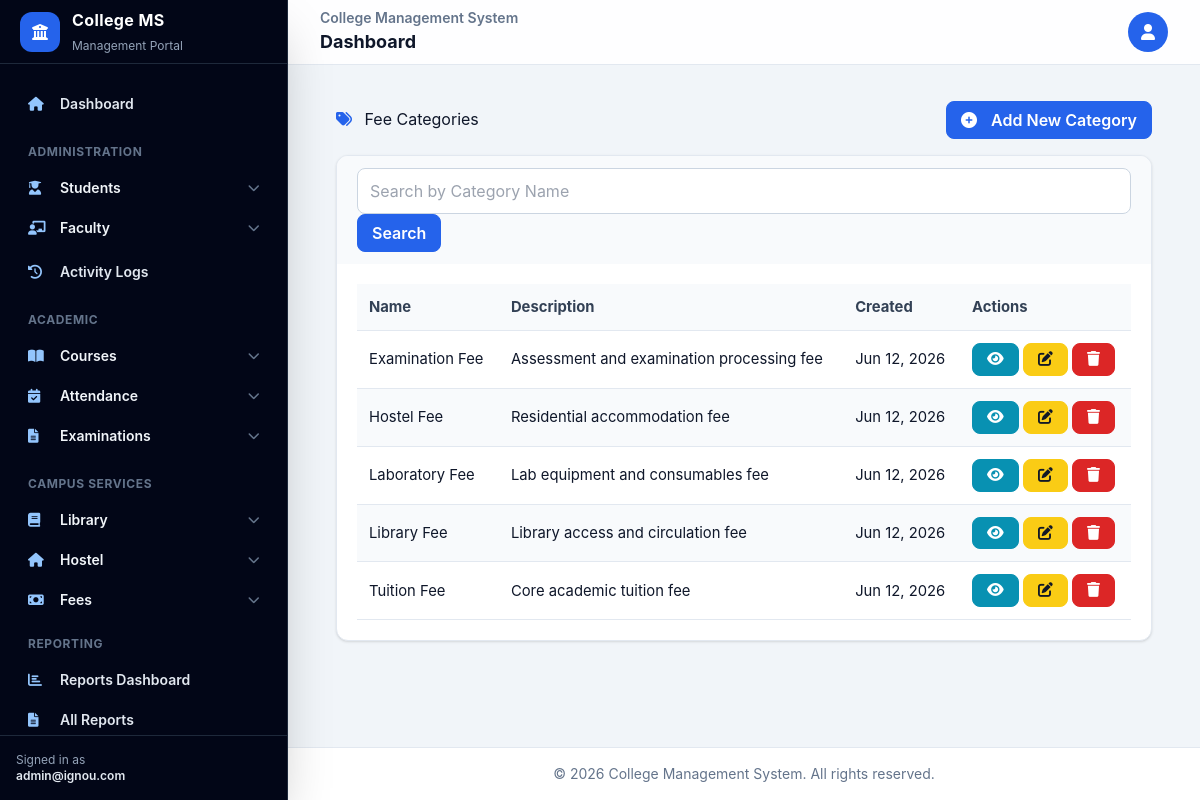
Page /fees/categories/ (signed in) on the committed database.
### fee_management/models.py (models this page shows, shortened)
class FeeCategory(models.Model):
    fee_category_id = models.AutoField(primary_key=True)
    name = models.CharField(max_length=100)
    description = models.TextField(null=True, blank=True)
    created_at = models.DateTimeField(auto_now_add=True)
    updated_at = models.DateTimeField(auto_now=True)
    class Meta:
        verbose_name_plural = 'Fee Categories'

### fee_management/views.py (the view)
# urls.py: path('categories/', views.FeeCategoryListView.as_view(), name='fee_category_list'),
class FeeCategoryListView(LoginRequiredMixin, ListView):
    model = FeeCategory
    template_name = 'fee_management/category_list.html'
    context_object_name = 'categories'
    paginate_by = 10
    def get_queryset(self):
        search_form = FeeCategorySearchForm(self.request.GET)
        queryset = FeeCategory.objects.all().order_by('name')
        if search_form.is_valid():
            search_query = search_form.cleaned_data['search_query']
            if search_query:
                queryset = queryset.filter(name__icontains=search_query)
        return queryset
    def get_context_data(self, **kwargs):
        context = super().get_context_data(**kwargs)
        context['search_form'] = FeeCategorySearchForm(self.request.GET)
        return context

### fee_management/forms.py
class FeeCategorySearchForm(forms.Form):
    search_query = forms.CharField(
        required=False,
        widget=forms.TextInput(attrs={'class': 'form-control', 'placeholder': 'Search by Category Name'})
    )

### templates/fee_management/category_list.html (shortened to what this page needs)
{% extends 'base.html' %}
{% load static %}
{% block content %}
<div class="container-fluid py-4">
    <div class="d-flex justify-content-between align-items-center mb-4">
        <h1>
            <i class="fas fa-tags text-primary me-2"></i>
            Fee Categories
        </h1>
        <a href="{% url 'fee_category_create' %}" class="btn btn-primary">
            <i class="fas fa-plus-circle me-2"></i>Add New Category
        </a>
    </div>
    <div class="card shadow mb-4">
        <div class="card-header py-3">
            <form method="get" class="row g-3 align-items-center">
                <div class="col-auto">
                    {{ search_form.search_query }}
                </div>
                <div class="col-auto">
                    <button type="submit" class="btn btn-primary">Search</button>
                </div>
            </form>
        </div>
        <div class="card-body">
            <div class="table-responsive">
                <table class="table table-striped">
                    <thead>
                        <tr>
                            <th>Name</th>
                            <th>Description</th>
                            <th>Created</th>
                            <th>Actions</th>
                        </tr>
                    </thead>
                    <tbody>
                        {% if categories %}
                            {% for category in categories %}
                            <tr>
                                <td>
                                    <a href="{% url 'fee_category_detail' category.fee_category_id %}">
                                        {{ category.name }}
                                    </a>
                                </td>
                                <td>{{ category.description|truncatechars:100 }}</td>
                                <td>{{ category.created_at|date:"M d, Y" }}</td>
                                <td>
                                    <div class="btn-group btn-group-sm" role="group">
                                        <a href="{% url 'fee_category_detail' category.fee_category_id %}" class="btn btn-info">
                                            <i class="fas fa-eye"></i>
                                        </a>
                                        <a href="{% url 'fee_category_update' category.fee_category_id %}" class="btn btn-warning">
                                            <i class="fas fa-edit"></i>
                                        </a>
                                        <a href="{% url 'fee_category_delete' category.fee_category_id %}" class="btn btn-danger">
                                            <i class="fas fa-trash"></i>
                                        </a>
                                    </div>
                                </td>
                            </tr>
                            {% endfor %}
                        {% else %}
                            <tr>
                                <td colspan="4" class="text-center">No fee categories found.</td>
                            </tr>
                        {% endif %}
                    </tbody>
                </table>
            </div>
        </div>
    </div>
</div>
{% endblock %}

### templates/base.html (shortened to what this page needs)
<!DOCTYPE html>
{% load static %}
<html lang="en">
<head>
    <script src="https://cdn.tailwindcss.com"></script>
    <link rel="stylesheet" href="https://cdnjs.cloudflare.com/ajax/libs/font-awesome/6.0.0/css/all.min.css">
    <link rel="stylesheet" href="{% static 'css/tailwind-compat.css' %}">
</head>
<body class="min-h-screen bg-slate-100 text-slate-900 antialiased">
    {% with user_type=user.profile.user_type|default:'' %}
    {% if user.is_authenticated %}
    <div class="min-h-screen lg:flex">
        <aside id="appSidebar" class="fixed inset-y-0 left-0 z-40 flex w-72 -translate-x-full flex-col border-r border-slate-800 bg-slate-950 text-slate-100 shadow-2xl transition-transform duration-200 lg:translate-x-0">
            <div class="flex h-16 items-center gap-3 border-b border-slate-800 px-5">
                <div class="grid h-10 w-10 place-items-center rounded-xl bg-blue-600 text-white">
                    <i class="fas fa-university"></i>
                </div>
                <div>
                    <a href="{% url 'home' %}" class="block text-base font-bold tracking-wide text-white">College MS</a>
                    <span class="text-xs text-slate-400">Management Portal</span>
                </div>
            </div>
            <nav class="flex-1 space-y-5 overflow-y-auto px-4 py-5 text-sm">
                <a href="{% url 'home' %}" class="flex items-center gap-3 rounded-xl px-3 py-2.5 font-semibold text-slate-200 hover:bg-slate-800 hover:text-white">
                    <i class="fas fa-home w-5 text-blue-300"></i> Dashboard
                </a>
                {% if user_type == 'admin' or user.is_staff %}
                <section>
                    <p class="px-3 pb-2 text-xs font-bold uppercase tracking-wider text-slate-500">Administration</p>
                    <details class="group">
                        <summary class="flex cursor-pointer list-none items-center justify-between rounded-xl px-3 py-2.5 font-semibold hover:bg-slate-800">
                            <span><i class="fas fa-user-graduate mr-3 w-5 text-blue-300"></i>Students</span>
                            <i class="fas fa-chevron-down text-xs text-slate-500 group-open:rotate-180"></i>
                        </summary>
                    </details>
                    <details class="group">
                        <summary class="flex cursor-pointer list-none items-center justify-between rounded-xl px-3 py-2.5 font-semibold hover:bg-slate-800">
                            <span><i class="fas fa-chalkboard-teacher mr-3 w-5 text-blue-300"></i>Faculty</span>
                            <i class="fas fa-chevron-down text-xs text-slate-500 group-open:rotate-180"></i>
                        </summary>
                    </details>
                    <a href="{% url 'auth:system_activity_logs' %}" class="mt-1 flex items-center gap-3 rounded-xl px-3 py-2.5 font-semibold text-slate-200 hover:bg-slate-800 hover:text-white">
                        <i class="fas fa-history w-5 text-blue-300"></i> Activity Logs
                    </a>
                </section>
                {% endif %}
                <section>
                    <p class="px-3 pb-2 text-xs font-bold uppercase tracking-wider text-slate-500">Academic</p>
                    <details class="group">
                        <summary class="flex cursor-pointer list-none items-center justify-between rounded-xl px-3 py-2.5 font-semibold hover:bg-slate-800">
                            <span><i class="fas fa-book-open mr-3 w-5 text-blue-300"></i>Courses</span>
                            <i class="fas fa-chevron-down text-xs text-slate-500 group-open:rotate-180"></i>
                        </summary>
                    </details>
                    <details class="group">
                        <summary class="flex cursor-pointer list-none items-center justify-between rounded-xl px-3 py-2.5 font-semibold hover:bg-slate-800">
                            <span><i class="fas fa-calendar-check mr-3 w-5 text-blue-300"></i>Attendance</span>
                            <i class="fas fa-chevron-down text-xs text-slate-500 group-open:rotate-180"></i>
                        </summary>
                    </details>
                    <details class="group">
                        <summary class="flex cursor-pointer list-none items-center justify-between rounded-xl px-3 py-2.5 font-semibold hover:bg-slate-800">
                            <span><i class="fas fa-file-alt mr-3 w-5 text-blue-300"></i>Examinations</span>
                            <i class="fas fa-chevron-down text-xs text-slate-500 group-open:rotate-180"></i>
                        </summary>
                    </details>
                </section>
                <section>
                    <p class="px-3 pb-2 text-xs font-bold uppercase tracking-wider text-slate-500">Campus Services</p>
                    <details class="group">
                        <summary class="flex cursor-pointer list-none items-center justify-between rounded-xl px-3 py-2.5 font-semibold hover:bg-slate-800">
                            <span><i class="fas fa-book mr-3 w-5 text-blue-300"></i>Library</span>
                            <i class="fas fa-chevron-down text-xs text-slate-500 group-open:rotate-180"></i>
                        </summary>
                    </details>
                    {% if user_type == 'admin' %}
                    <details class="group">
                        <summary class="flex cursor-pointer list-none items-center justify-between rounded-xl px-3 py-2.5 font-semibold hover:bg-slate-800">
                            <span><i class="fas fa-home mr-3 w-5 text-blue-300"></i>Hostel</span>
                            <i class="fas fa-chevron-down text-xs text-slate-500 group-open:rotate-180"></i>
                        </summary>
                    </details>
                    <details class="group">
                        <summary class="flex cursor-pointer list-none items-center justify-between rounded-xl px-3 py-2.5 font-semibold hover:bg-slate-800">
                            <span><i class="fas fa-money-bill mr-3 w-5 text-blue-300"></i>Fees</span>
                            <i class="fas fa-chevron-down text-xs text-slate-500 group-open:rotate-180"></i>
                        </summary>
                    </details>
                    <p class="px-3 pb-2 pt-4 text-xs font-bold uppercase tracking-wider text-slate-500">Reporting</p>
                    <a class="flex items-center gap-3 rounded-xl px-3 py-2.5 font-semibold text-slate-200 hover:bg-slate-800 hover:text-white" href="{% url 'reporting_dashboard' %}">
                        <i class="fas fa-chart-bar w-5 text-blue-300"></i> Reports Dashboard
                    </a>
                    <a class="flex items-center gap-3 rounded-xl px-3 py-2.5 font-semibold text-slate-200 hover:bg-slate-800 hover:text-white" href="{% url 'report_list' %}">
                        <i class="fas fa-file-alt w-5 text-blue-300"></i> All Reports
                    </a>
                    {% endif %}
                </section>
            </nav>
            <div class="border-t border-slate-800 p-4 text-xs text-slate-400">
                Signed in as
                <span class="block truncate font-semibold text-slate-200">{{ user.email|default:user.username }}</span>
            </div>
        </aside>
        <div class="flex min-h-screen w-full flex-col lg:pl-72">
            <header class="sticky top-0 z-20 border-b border-slate-200 bg-white/90 backdrop-blur">
                <div class="flex h-16 items-center justify-between gap-3 px-4 sm:px-6 lg:px-8">
                    <div class="min-w-0">
                        <p class="truncate text-sm font-semibold text-slate-500">College Management System</p>
                        <h1 class="truncate text-lg font-bold text-slate-900">{% block page_heading %}Dashboard{% endblock %}</h1>
                    </div>
                    <div class="dropdown">
                        <button class="grid h-10 w-10 place-items-center rounded-full bg-blue-600 text-white" type="button" aria-label="Open user menu">
                            <i class="fas fa-user"></i>
                        </button>
                    </div>
                </div>
            </header>
            <main class="flex-1 px-4 py-5 sm:px-6 lg:px-8">
    {% endif %}
            {% block content %}{% endblock %}
    {% if user.is_authenticated %}
            </main>
            <footer class="border-t border-slate-200 bg-white px-4 py-4 text-center text-sm text-slate-500">
                &copy; {% now 'Y' %} College Management System. All rights reserved.
            </footer>
        </div>
    </div>
    {% else %}
        </main>
    </div>
    {% endif %}
    {% endwith %}
</body>
</html>

### rows in the picture
FeeCategory: name "Examination Fee", description "Assessment and examination processing fee", created_at "Jun 12, 2026"
FeeCategory: name "Hostel Fee", description "Residential accommodation fee", created_at "Jun 12, 2026"
FeeCategory: name "Laboratory Fee", description "Lab equipment and consumables fee", created_at "Jun 12, 2026"
FeeCategory: name "Library Fee", description "Library access and circulation fee", created_at "Jun 12, 2026"
FeeCategory: name "Tuition Fee", description "Core academic tuition fee", created_at "Jun 12, 2026"

### other values in the picture
{{ user.email|default:user.username }} "admin@ignou.com"
